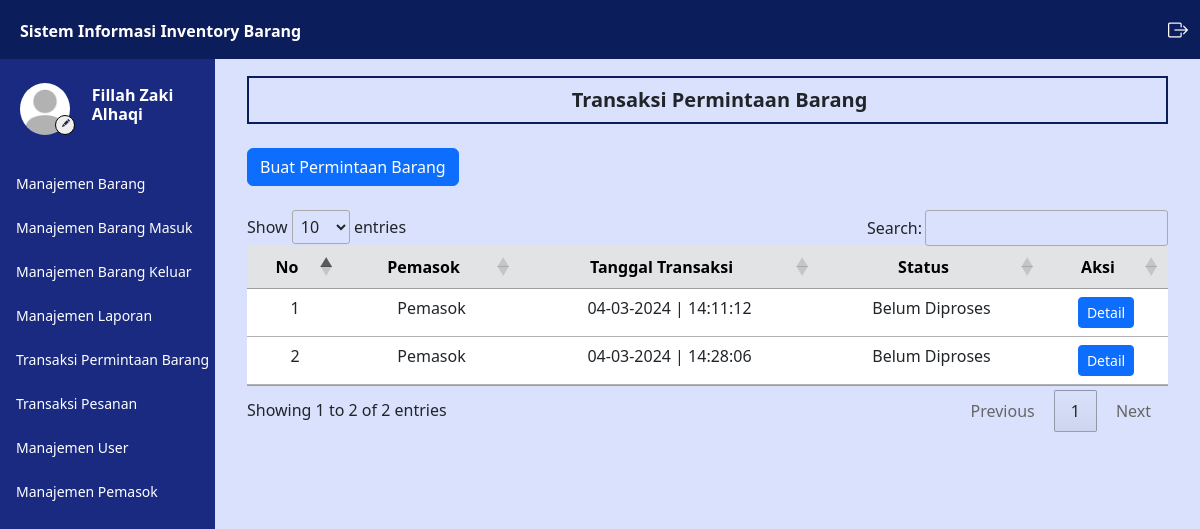
The app's page /admin/transaksi.php (signed in), older data.
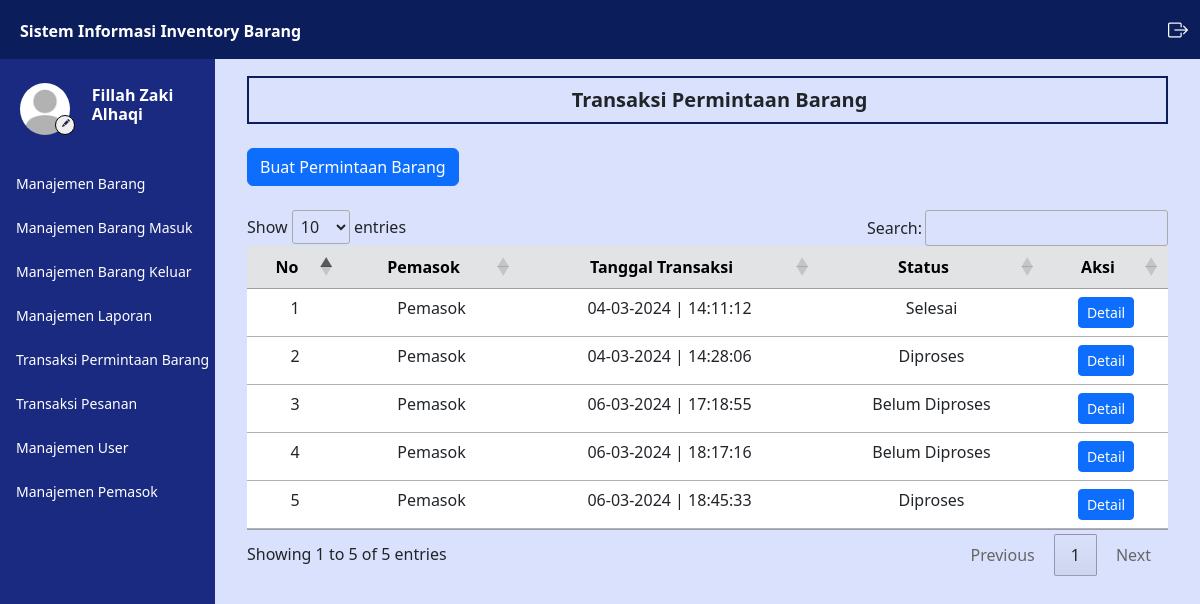
The same page, newer data.
### tables this page shows
CREATE TABLE `transaksi_pembelian` (
  `idtransaksi` int(11) NOT NULL,
  `tgl_transaksi` timestamp NOT NULL DEFAULT current_timestamp(),
  `kode_transaksi` varchar(50) NOT NULL,
  `status` varchar(45) NOT NULL,
  `idpemasok` int(11) NOT NULL
);

CREATE TABLE `user` (
  `iduser` int(11) NOT NULL,
  `username` varchar(50) NOT NULL,
  `password` varchar(100) NOT NULL,
  `nama` varchar(50) NOT NULL,
  `email` varchar(50) NOT NULL,
  `telepon` varchar(50) NOT NULL,
  `alamat` text NOT NULL,
  `instansi` varchar(50) DEFAULT NULL,
  `level` varchar(10) NOT NULL,
  `foto` varchar(100) DEFAULT NULL
);

### controller/MainController.php (called while the page is built, shortened)
<?php
    $conn = mysqli_connect("localhost","root","","inventory");
    function query($query) {
        global $conn;
        $result = mysqli_query($conn, $query);
        $rows = [];
        while ($row = mysqli_fetch_assoc($result)) {
            $rows[] = $row;
        }
        return $rows;
    }
    function generateRandomKey()
    {
        $keyLength = 32;
        $randomBytes = openssl_random_pseudo_bytes($keyLength, $strong);
        if (!$strong) {
            $randomBytes = random_bytes($keyLength);
        }
        return base64_encode($randomBytes);
    }
    function enkripsi($kata)
    {
        $key = generateRandomKey();
        $string = openssl_encrypt($kata, 'AES-256-CBC', $key, 0, substr($key, 0, 16));
        $hasilEnkripsi = base64_encode($key . $string);
        return $hasilEnkripsi;
    }
?>

### admin/transaksi.php (the view, shortened to what this page needs)
<?php
    $data_transaksi = query("SELECT * FROM transaksi_pembelian");
?>
<html lang="en">
<head>
    <link href="https://cdn.jsdelivr.net/npm/bootstrap@5.3.0/dist/css/bootstrap.min.css" rel="stylesheet"
>
    <link rel="stylesheet" href="https://cdn.datatables.net/1.13.4/css/jquery.dataTables.min.css">
    <link rel="stylesheet" href="https://cdn.jsdelivr.net/npm/bootstrap-icons@1.11.3/font/bootstrap-icons.min.css">
    <link rel="stylesheet" href="../style.css">
</head>
<body>
    <div class="content">
        <?php
        require_once('../navbar/navbar.php');
        ?>
        <div class="main-container m-0">
            <div class="d-flex">
                <?php
                require_once('../navbar/sidebar.php');
                ?>
                <div class="contents px-3 py-3 mx-3">
                    <div class="box1">
                        <h5 class="text-dark mb-0 ms-4 text-center fw-bold">
                            Transaksi Permintaan Barang
                        </h5>
                    </div>
                    <div class="mt-4 ">
                        <button type="button" class="btn btn-primary" data-bs-toggle="modal" data-bs-target="#pesanan">
                            Buat Permintaan Barang
                        </button>
                    </div>
                    <div class="mt-4">
                        <table id="example" class="table table-hover text-center">
                            <thead>
                                <tr class="table-secondary">
                                    <th class="text-center" scope="col">No</th>
                                    <th class="text-center" scope="col">Pemasok</th>
                                    <th class="text-center" scope="col">Tanggal Transaksi</th>
                                    <th class="text-center" scope="col">Status</th>
                                    <th class="text-center" scope="col">Aksi</th>
                                </tr>
                            </thead>
                            <tbody>
                                <?php
                                    $i = 1;
                                    foreach($data_transaksi as $transaksi) :
                                        $idpemasok = $transaksi['idpemasok'];
                                        $pemasok = query("SELECT nama FROM user WHERE iduser = $idpemasok")[0];
                                ?>
                                    <tr>
                                        <td>
                                            <?= $i; ?>
                                        </td>
                                        <td>
                                            <?= $pemasok['nama']; ?>
                                        </td>
                                        <td>
                                            <?= date("d-m-Y | H:i:s", strtotime($transaksi['tgl_transaksi'])); ?>
                                        </td>
                                        <td>
                                            <?= $transaksi['status']; ?>
                                        </td>
                                        <td>
                                            <a href="../admin/detail_transaksi.php?id=<?= enkripsi($transaksi['idtransaksi']); ?>" class="btn btn-sm btn-primary">
                                                Detail
                                            </a>
                                        </td>
                                    </tr>
                                <?php
                                    $i++;
                                    endforeach;
                                ?>
                            </tbody>
                        </table>
                    </div>
                </div>
            </div>
        </div>
    </div>
</body>
</html>

Row changes from the older to the newer data that the page shows:
changed transaksi_pembelian: status "Belum Diproses" → "Selesai"
changed transaksi_pembelian (number 2 of 5 on the later page): status "Belum Diproses" → "Diproses"
added transaksi_pembelian: idpemasok.nama "Pemasok", tgl_transaksi "06-03-2024 | 17:18:55", status "Belum Diproses"
added transaksi_pembelian: idpemasok.nama "Pemasok", tgl_transaksi "06-03-2024 | 18:17:16", status "Belum Diproses"
added transaksi_pembelian: idpemasok.nama "Pemasok", tgl_transaksi "06-03-2024 | 18:45:33", status "Diproses"
Text that changed along with them:
text written by a page script: "Show entries Search: Showing 1 to 2 of 2 entries Previous 1 Next" → "Show entries Search: Showing 1 to 5 of 5 entries Previous 1 Next"
